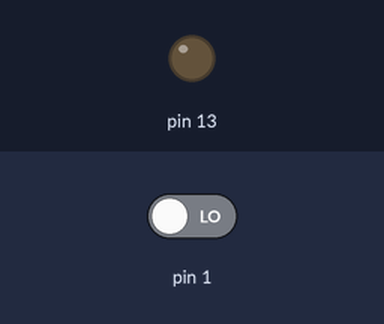
Simulated run of this sketch. Board: Arduino Uno, built with avr-gcc and run on an emulated ATmega328P. Parts: output pins drawn as LEDs (lit = HIGH). The inputs (shaded band) are chosen by the test bench; at power-on: pin 1 LOW.

Above: at 1.2 s.
1.3 s: pin 1 driven HIGH
At 2.4 s:
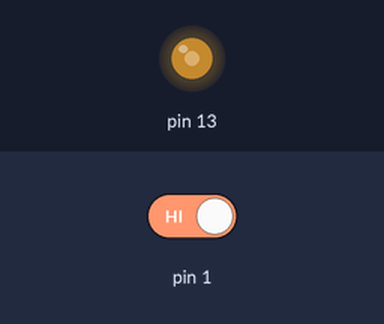
Timing chart, 0 to 4.3 s (numbered marks = the images above; inputs shaded):
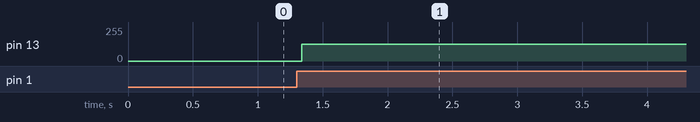

The sketch:

azabzja.ino
```cpp
int j=1;
void setup() {
  // put your setup code here, to run once
  pinMode(13,OUTPUT);
  pinMode(1,INPUT);

}

void loop() {
  // put your main code here, to run repeatedly:
  int data=digitalRead(1);
  //for(j=1;j>1;)

  if(data==HIGH && j%2==0)
  {

    digitalWrite(13,HIGH);
  }
  else if (data==HIGH && j%2!=0)
  {
    digitalWrite(13,LOW);
  }
if (data==HIGH)


{
  j++;
}

}
```

Measured:
- after the input at 1.3 s, pin 13: 0/255 → 127/255 at once
